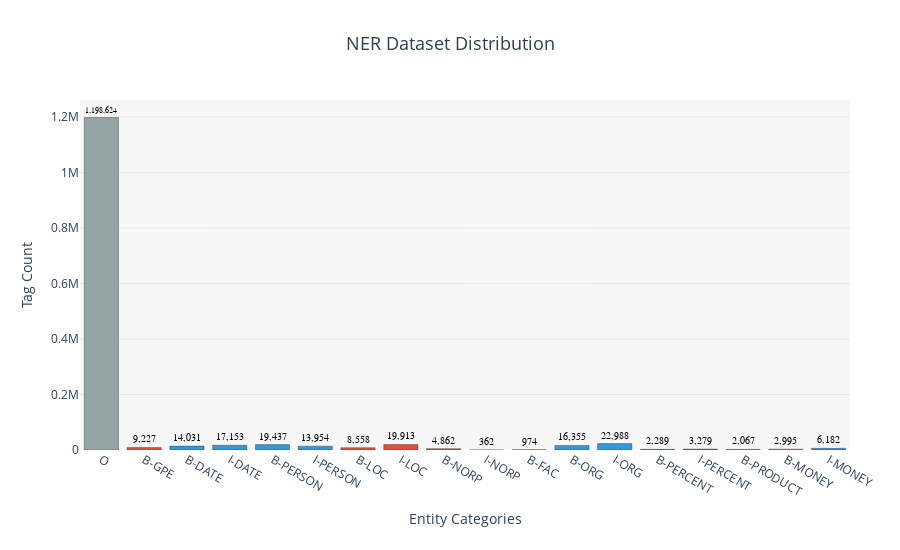

The notebook cell saved with this chart:
### Code cell
# Graph 1: Original Dataset Categories with actual counts (18 categories)
import numpy as np

# Count occurrences for original categories (before any filtering)
# We'll use a representative distribution since we transformed the data
original_category_counts = {}
for label_name in original_categories_full.keys():
    label_id = original_categories_full[label_name]
    count = all_tags_original.count(label_id)
    original_category_counts[label_name] = count

# Sort by category name for consistent display
original_labels = list(original_categories_full.keys())
original_counts = [original_category_counts[label] for label in original_labels]

fig1 = go.Figure()

fig1.add_trace(go.Bar(
    x=original_labels,
    y=original_counts,
    marker=dict(
        color=['#95a5a6' if label == 'O' else '#e74c3c' if 'GPE' in label or 'LOC' in label or 'NORP' in label or 'FAC' in label or 'PRODUCT' in label 
               else '#3498db' for label in original_labels],
        line=dict(color='rgba(0,0,0,0.3)', width=1)
    ),
    text=[f'{count:,}' for count in original_counts],
    textposition='outside',
    textfont=dict(size=10, color='black', family='Arial Black'),
    hovertemplate='<b>%{x}</b><br>Count: %{y:,}<extra></extra>'
))

fig1.update_layout(
    title={
        'text': 'NER Dataset Distribution',
        'x': 0.5,
        'xanchor': 'center',
        'font': {'size': 18, 'color': '#2c3e50'}
    },
    xaxis_title='Entity Categories',
    yaxis_title='Tag Count',
    yaxis=dict(showgrid=True, gridcolor='rgba(200,200,200,0.3)'),
    plot_bgcolor='rgba(240,240,240,0.5)',
    height=550,
    showlegend=False,
    margin=dict(t=100, b=100, l=80, r=50)
)

# Add annotations for removed categories
removed_categories = ['B-GPE', 'B-LOC', 'I-LOC', 'B-NORP', 'I-NORP', 'B-FAC', 'B-PRODUCT']
fig1.add_annotation(
    x=0.5, y=1.12,
    xref='paper', yref='paper',
    text=f'',
    showarrow=False,
    font=dict(size=12),
    align='center'
)

fig1.show()

### Figure 1 — Plotly figure (JSON) as saved in the notebook; plotly's stock layout.template omitted (floating-point values rounded to 4 significant figures)
{"data": [{"hovertemplate": "<b>%{x}</b><br>Count: %{y:,}<extra></extra>", "marker": {"color": ["#95a5a6", "#e74c3c", "#3498db", "#3498db", "#3498db", "#3498db", "#e74c3c", "#e74c3c", "#e74c3c", "#e74c3c", "#e74c3c", "#3498db", "#3498db", "#3498db", "#3498db", "#e74c3c", "#3498db", "#3498db"], "line": {"color": "rgba(0,0,0,0.3)", "width": 1}}, "text": ["1,198,624", "9,227", "14,031", "17,153", "19,437", "13,954", "8,558", "19,913", "4,862", "362", "974", "16,355", "22,988", "2,289", "3,279", "2,067", "2,995", "6,182"], "textfont": {"color": "black", "family": "Arial Black", "size": 10}, "textposition": "outside", "type": "bar", "x": ["O", "B-GPE", "B-DATE", "I-DATE", "B-PERSON", "I-PERSON", "B-LOC", "I-LOC", "B-NORP", "I-NORP", "B-FAC", "B-ORG", "I-ORG", "B-PERCENT", "I-PERCENT", "B-PRODUCT", "B-MONEY", "I-MONEY"], "y": [1198624, 9227, 14031, 17153, 19437, 13954, 8558, 19913, 4862, 362, 974, 16355, 22988, 2289, 3279, 2067, 2995, 6182]}], "layout": {"annotations": [{"align": "center", "font": {"size": 12}, "showarrow": false, "text": "", "x": 0.5, "xref": "paper", "y": 1.12, "yref": "paper"}], "height": 550, "margin": {"b": 100, "l": 80, "r": 50, "t": 100}, "plot_bgcolor": "rgba(240,240,240,0.5)", "showlegend": false, "title": {"font": {"color": "#2c3e50", "size": 18}, "text": "NER Dataset Distribution", "x": 0.5, "xanchor": "center"}, "xaxis": {"title": {"text": "Entity Categories"}}, "yaxis": {"gridcolor": "rgba(200,200,200,0.3)", "showgrid": true, "title": {"text": "Tag Count"}}}}
